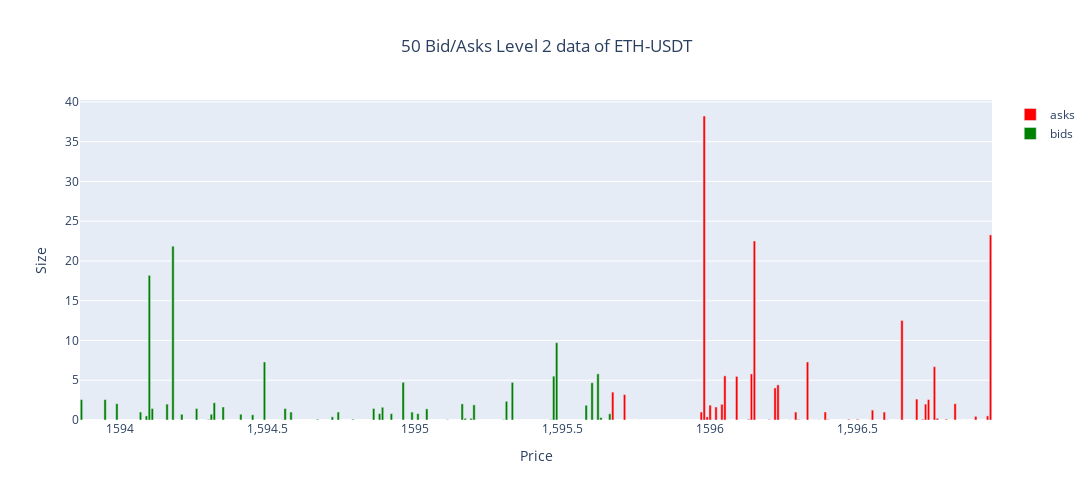

The code cell stored with this chart in its notebook:
### Code cell
"""
Get 100ms updates to bid/asks on a token from KuCoin exchange
@authors: Jimmy Singh 
"""

import asyncio
from IPython.display import clear_output
from kucoin.client import WsToken
from kucoin.ws_client import KucoinWsClient
import nest_asyncio
import numpy as np
import plotly.graph_objects as go
import plotly.express as px
import time

nest_asyncio.apply()

token = 'ETH-USDT'
depth = 50

async def main():
    async def deal_msg(msg):
        if msg['topic'] == f'/spotMarket/level2Depth{depth}:{token}':
            
            # print(f'Get ETH level3:{msg["data"]}\n')
            ab = msg["data"]

            asks = {}
            for a in ab['asks']:
                asks[float(a[0])] = np.round(float(a[1]),3)
            bids = {}
            for b in ab['bids']:
                bids[float(b[0])] = np.round(float(b[1]),3)
            
            asks_ps = list(asks.keys())
            asks_ps_size = list(asks.values())
            asks_spread = np.round(asks_ps[-1] - asks_ps[0],3)
            bids_ps = list(bids.keys())
            bids_ps_size = list(bids.values())
            bids_spread = np.round(bids_ps[0] - bids_ps[-1],3)
            
            bid_ask_spread = np.round(asks_ps[0] - bids_ps[0],3)
            avg_ask = np.round(np.sum(np.multiply(asks_ps,asks_ps_size))/np.sum(asks_ps_size),2)
            avg_bid = np.round(np.sum(np.multiply(bids_ps,bids_ps_size))/np.sum(bids_ps_size),2)
            
            fig = go.Figure()
            fig.add_trace(go.Bar(x= asks_ps, y=asks_ps_size,
                                name = f'asks', marker_color='red'))
            fig.add_trace(go.Bar(x= bids_ps, y=bids_ps_size,
                                name = f'bids', marker_color='green'))
            fig.update_layout(title={'text' : f'50 Bid/Asks Level 2 data of {token}',
                                'y':0.92,'x':0.5,'xanchor': 'center','yanchor': 'top'},xaxis_title="Price",yaxis_title= f'Size', 
                                xaxis = {'rangeslider': {'visible': False}}, yaxis={'side': 'left'}, showlegend=True, width = 1200,height = 500)
            fig.show()


            print(f'Bid\Ask\Size:\n{np.round(bids_ps[0],2)} @ {np.round(asks_ps[0],2)}, {np.round(bids_ps_size[0],2)} by {np.round(asks_ps_size[0],2)}')
            print(f'Spread:{bid_ask_spread}\n')
            print(f'50 Bids\Asks Spread:\n{bids_spread} | {asks_spread}\n')
            print(f'Avg. Bid\Ask:\n{avg_bid} | {avg_ask} | Spread:{np.abs(np.round(avg_bid-avg_ask,2))}')

            # time.sleep(0.25)
            clear_output(wait=True)
    
    client = WsToken()
    ws_client = await KucoinWsClient.create(None, client, deal_msg, private = False)
    await ws_client.subscribe(f'/spotMarket/level2Depth{depth}:{token}')
    
    while True:
        await asyncio.sleep(60)

loop = asyncio.get_event_loop()
loop.run_until_complete(main())

### Figure 1 — Plotly figure (JSON) as saved in the notebook; plotly's stock layout.template omitted (floating-point values rounded to 4 significant figures)
{"data": [{"marker": {"color": "red"}, "name": "asks", "type": "bar", "x": [1596.0, 1596.0, 1596.0, 1596.0, 1596.0, 1596.0, 1596, 1596.0, 1596.0, 1596.0, 1596.0, 1596.0, 1596.0, 1596.0, 1596.0, 1596.0, 1596.0, 1596.0, 1596.0, 1596.0, 1596.0, 1596.0, 1596.0, 1596.0, 1596.0, 1596.0, 1596.0, 1596.0, 1596.0, 1596.0, 1596.0, 1597.0, 1597.0, 1597.0, 1597.0, 1597.0, 1597.0, 1597.0, 1597.0, 1597.0, 1597.0, 1597.0, 1597.0, 1597.0, 1597.0, 1597.0, 1597.0, 1597.0, 1597.0, 1597.0], "y": [3.507, 3.2, 0.008, 1, 38.23, 0.4, 1.865, 1.636, 1.973, 5.552, 0.004, 5.486, 0.005, 0.09, 5.798, 22.52, 0.07, 4.031, 4.42, 0.012, 1, 0.062, 0.007, 7.3, 0.007, 0.001, 0.023, 1.006, 0.063, 0.094, 0.089, 0.006, 1.247, 1, 0.024, 0, 12.53, 2.63, 0.088, 2, 2.563, 6.706, 0.207, 0.104, 2.051, 0, 0.001, 0.457, 0.513, 23.28]}, {"marker": {"color": "green"}, "name": "bids", "type": "bar", "x": [1596.0, 1596.0, 1596.0, 1596.0, 1596.0, 1595.0, 1595.0, 1595.0, 1595.0, 1595.0, 1595.0, 1595.0, 1595.0, 1595.0, 1595.0, 1595.0, 1595.0, 1595.0, 1595.0, 1595.0, 1595.0, 1595.0, 1595.0, 1595.0, 1595.0, 1595.0, 1595.0, 1595.0, 1595.0, 1595.0, 1595.0, 1594.0, 1594.0, 1594.0, 1594.0, 1594.0, 1594.0, 1594.0, 1594.0, 1594.0, 1594.0, 1594.0, 1594.0, 1594.0, 1594.0, 1594.0, 1594.0, 1594.0, 1594.0, 1594.0], "y": [0.787, 0.313, 5.803, 4.685, 1.852, 9.722, 5.509, 0.04, 4.728, 2.35, 0.047, 1.904, 0.208, 0.207, 2.027, 0.044, 1.403, 0.8, 1, 4.736, 0.8, 1.6, 0.8, 1.446, 0.1, 1, 0.4, 0.087, 1, 1.446, 0.028, 7.3, 0.654, 0.723, 1.636, 2.169, 0.723, 0.066, 0.001, 1.446, 0.723, 21.86, 2, 1.446, 18.19, 0.512, 1, 2.051, 2.563, 2.563]}], "layout": {"height": 500, "showlegend": true, "title": {"text": "50 Bid/Asks Level 2 data of ETH-USDT", "x": 0.5, "xanchor": "center", "y": 0.92, "yanchor": "top"}, "width": 1200, "xaxis": {"rangeslider": {"visible": false}, "title": {"text": "Price"}}, "yaxis": {"side": "left", "title": {"text": "Size"}}}}
